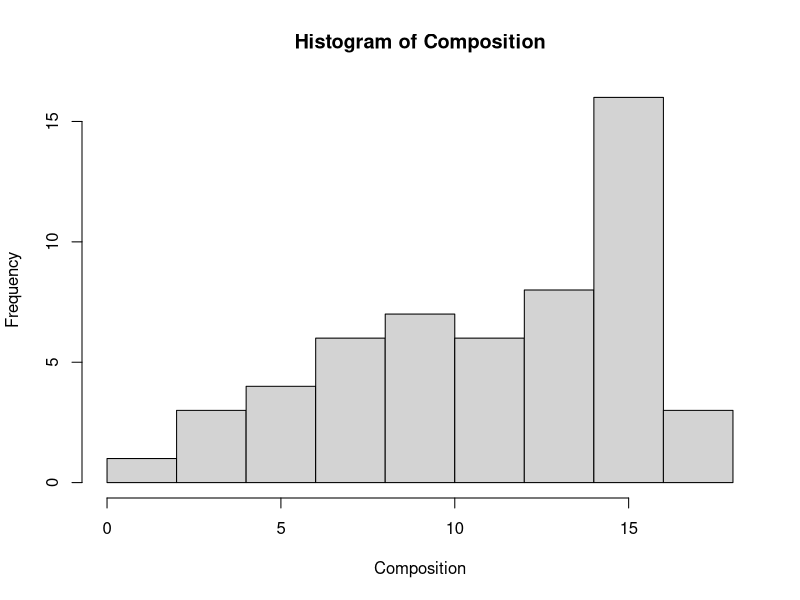
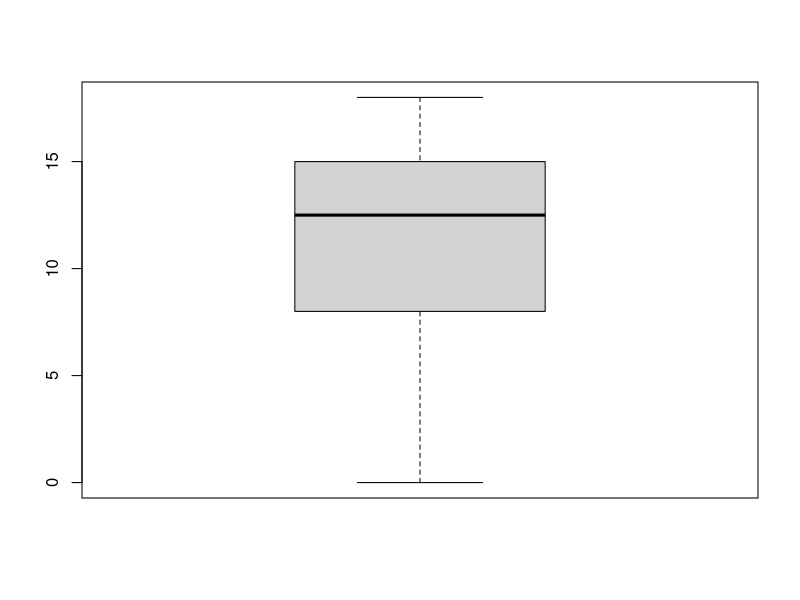
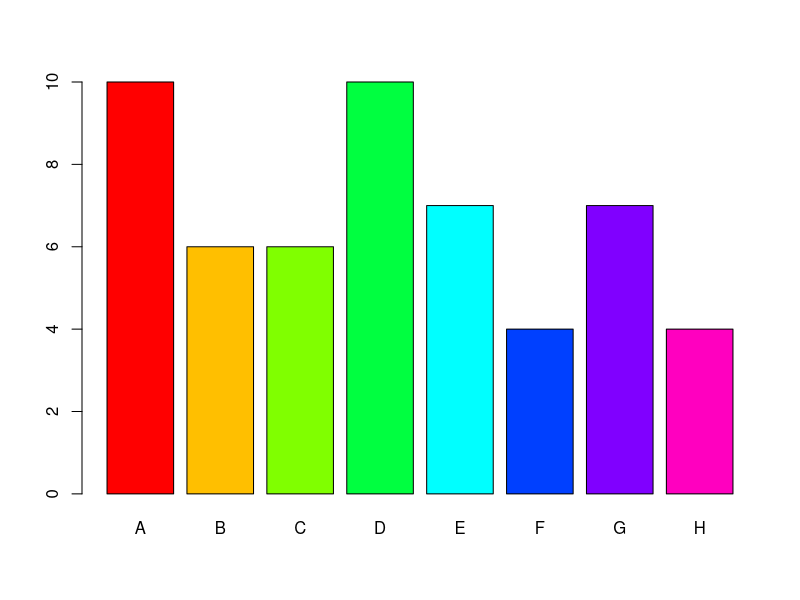
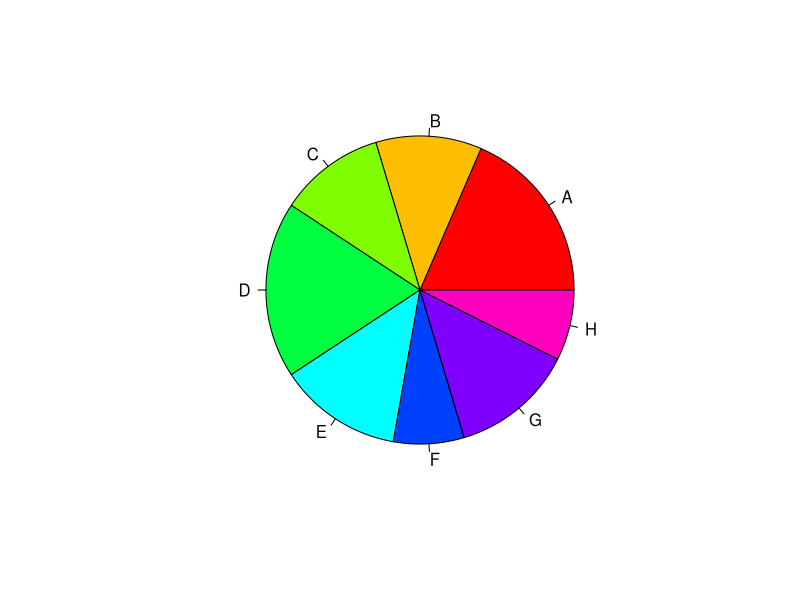
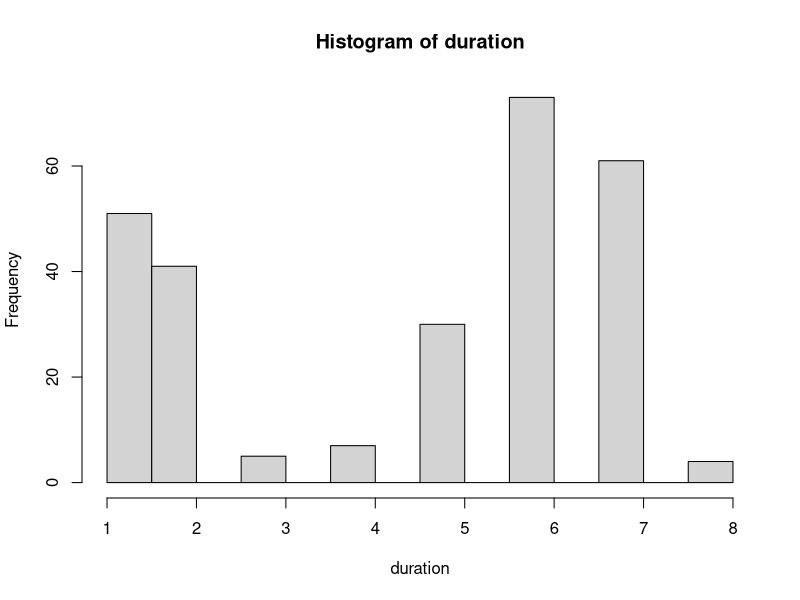
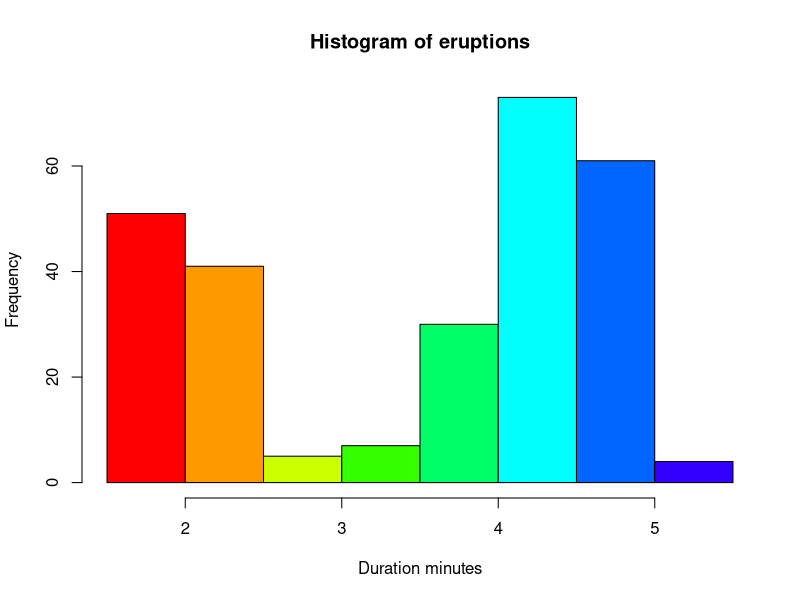
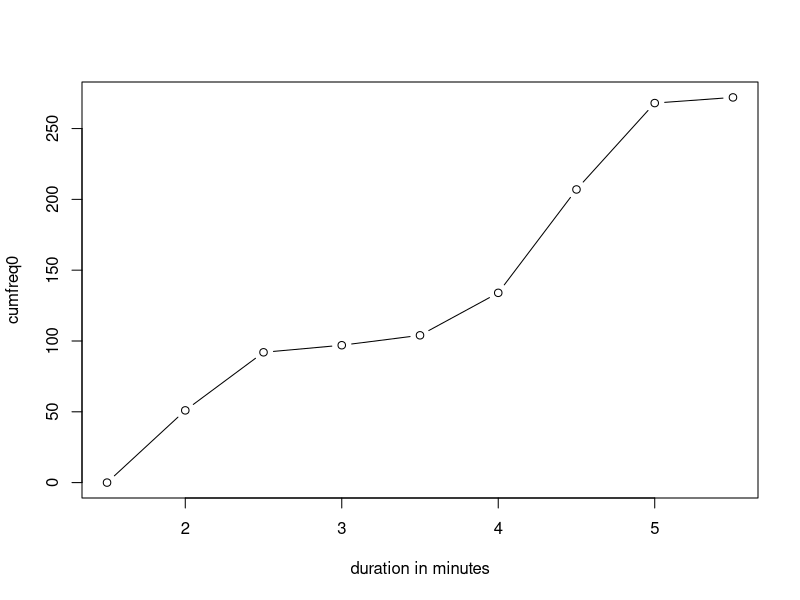
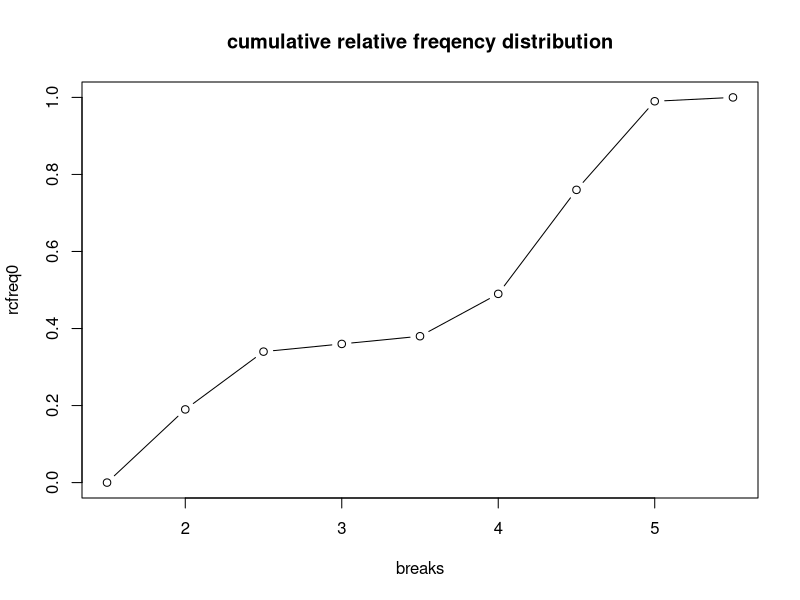

R code for these plots, in order: (Note: this script raises an error after producing the figures.)
# R Tutor.com
#here is the link http://www.r-tutor.com/elementary-statistics/qualitative-data
#analyzing qualitative data
#load data set belonging to MASS package
library(MASS)
painters
str(painters)
painters$School
table(painters$School)
attach(painters)
cbind(table(School))
names(painters)
hist(Composition)
summary(Composition)
boxplot(Composition, range=0)
painters[1:3,]
#relative frequency
rfreq=table(School)/length(School)
round(rfreq,2)
cbind(round(rfreq,3)*100)
table(Composition)
rfreqC=table(Composition)/length(Composition)
rfreqC
cbind(paste(round(rfreqC*100,2),"%"))
barplot(table(School),col=rainbow(8))
pie(table(School),col=rainbow(8))
a=subset(Composition, School=="C")
mean(a)
median(a)
sd(a)
#tapply is for doing the mean of the composition by school
tapply(Composition, School,mean)
tapply(Composition, School, max)
# percentage of painters whose color score is equal or above 14

a=length(subset(Colour, Colour>14))
a/length(Colour)
#Quantitative data
head(faithful)
str(faithful)
attach(faithful)
range(eruptions)
breaks=seq(1.5,5.5,0.5)
breaks
# we try to classify the data in the sequence
duration=cut(eruptions,breaks, right=FALSE)
duration
#this gives the frequency of the erruptions
table(duration)
cbind(table(duration))
length(eruptions)
sum(table(duration))
str(duration)
duration=as.numeric(duration)
hist(duration)
duration
freq=table(duration)
freq
hist(eruptions,right=FALSE,col=rainbow(10),xlab='Duration minutes')
rfreq=round(table(duration)/length(eruptions),3)
rfreq
cbind(freq,round(rfreq,3))
#cumulative freq distribution
#use the function cumsum to table 
cfreq=cumsum(table(duration))
cfreq
cbind(freq,rfreq,cfreq)
#cumulative freq graph
cumfreq0=c(0,cfreq)
plot(breaks,cumfreq0,xlab='duration in minutes',type="b")
#relative cumulative frequency distribution
rcfreq=round(cfreq/length(eruptions),2)
cbind(freq,rfreq,cfreq,rcfreq)
rcfreq0=c(0,rcfreq)
plot(breaks,rcfreq0,type="b",main="cumulative relative freqency distribution")
#alternatively use the built in function for relative cumulative freq distr called ecdf
fun=ecdf(eruptions)
plot(fun)
stem(eruptions)
names(faithful)
plot(eruptions, waiting)
#linear regression model
m=lm(waiting~eruptions,data=faithful)
summary(m)
plot(waiting~eruptions)
abline(m)     
##Numerical measures
m=mean(eruptions)
median(eruptions)
quantile(eruptions)
boxplot(eruptions)
quantile(eruptions,c(0.32,0.50,0.98))
range(eruptions)
IQR(eruptions)
#covariance
cov(eruptions,waiting)
#correlation
cor(eruptions,waiting)
library(e1071)
skewness(eruptions,waiting)
##probability distributions
#Binomial distributions
dbinom(4,12,0.2)
sum(dbinom(0:4,12,0.2))
#or we can use cumulative probability function
pbinom(4,12,0.2)
1-ppois(16,lambda = 12)
# select 10 random numbers between 1 , 3
runif(10, 1,3)
#exponential function
pexp(2,rate = 1/3)
pnorm(84,mean = 72,sd = 15.2)
pnorm(84,72,15.2,lower.tail = FALSE)
#Chi squared distribution
qchisq(0.95,df = 7)
# Student T distribution
qt(c(0.25,0.975),df = 5)
#F distribution
qf(0.95,df1 = 5,df2 = 2)
library(MASS)
head(survey)
?survey
attach(survey)
names(survey)
plot(Height,Wr.Hnd)
boxplot(Height~Exer)
plot(Height~Exer)
plot(Clap~W.Hnd)
mosaicplot(Clap~W.Hnd)
summary(survey)
mean(Height,na.rm=TRUE)
# given std dev = 9.48, find confidence interval
#Interval Estimate using known variance or SD
length(Height)
#omit the NAs
n=na.omit(Height)
length(n)
# standard error
SE=9.48/sqrt(length(n))
SE
#critical value
E=qnorm(0.975);E
ConU=mean(Height,na.rm=TRUE)+E*SE
ConU
ConL=mean(Height,na.rm=TRUE)-E*SE
rbind(ConU,ConL)
cbind(ConU,ConL)
#Alternatively the Confidence Interval can be calculated loading TeachingDemos Package
library(TeachingDemos)
z.test()
z.test(x = n,sd = 9.48)
# Confidence Interval estimate using unknown variance/ Sd- uSe T distribution
#calculate the sd of the sample
s=sd(n)
s
SE=s/sqrt(n)
SE
#either use the built in formula or the t test formula from TeachingDemo packages
t=t.test(x = n)
names(t)
t$conf.int
# given SD, Margin of error, find sampling size at 95% conf Interval
# ME= Critical value *SE
#SE=9.48/sqrt(n) where n is the sample
# n= cv^2*SD^2/E^2
n=1.96^2*9.48^2/1.2^2
n
# point estimate of population proportion
pop=na.omit(Sex)
table(pop)
table(pop)/length(pop)
perfem=0.5
# finding the margin of error and estimate interval of female student proportion
sE=sqrt(0.5*0.5/length(pop))
#Alternatively we can use the prop.test function from the TeachingDemo package
#finding #females
fem=sum(pop=="Female")
fem
n=length(pop)
prop.test(fem,n)
# Hypothesis testing
#Lower tail test of population mean with known variance
#Suppose the manufacturer claims that the mean lifetime of a light
#bulb is more than 10,000 hours. 
#In a sample of 30 light bulbs, it was found that they only 
#last 9,900 hours on average. Assume the population standard 
#deviation is 120 hours. At .05 significance level, can we reject the claim by the manufacturer?
s=120
n=30
se=s/sqrt(n)
mu=10000
xbar=9900
z=(xbar-mu)/se
z
crit=qnorm(0.05)
crit
# we calculate the p value using the function pnorm

pvalue=pnorm(z)
pvalue
#since p value is < 0.05. we reject the null hypothesis saying that mean life is >10000 units
#Suppose the food label on a cookie bag states that there is at most 2 grams of saturated fat in a single cookie. In a sample of 35 cookies, it is found that the mean amount of saturated fat per cookie is 2.1 grams. Assume that the population standard deviation is 0.25 grams. At .05 significance level, can we reject the claim on food label? 
mu0=2
n=35
xbar=2.1
a=0.05
s=0.25
#ho = at most 2 gms of saturated fat
#h1= more than 2 gms of saturated fat
se=s/sqrt(n)
z=(xbar-mu0)/se
z
#calculate p value
pval=pnorm(z,lower.tail=FALSE);pval
# as p value< significane level, we reject the null hypothesis
#Two tailed hypothesis testing with known variance
#Suppose the mean weight of King Penguins found in an Antarctic colony last year was 15.4 kg. In a sample of 35 penguins same time this year in the same colony, the mean penguin weight is 14.6 kg. Assume the population standard deviation is 2.5 kg. At .05 significance level, can we reject the null hypothesis that the mean penguin weight does not differ from last year? 
xbar=14.6
s=2.5
a=0.05
mu0=15.4
n=35
se=s/sqrt(n)
#h0= mean wt =15.4 kg
#h1= mean wt not equal to 15.4Kg
z=(xbar-mu0)/se;z
pval= 2*pnorm(z);pval
# as it is > 0.05 significance level, we fail to reject the null hypothesis
# lower tail test with unknown variance- use T distribution
# in all cases where the population SD is not given and we are assuming a sample standard deviation, we use the t test
#Suppose the manufacturer claims that the mean lifetime of a light bulb is more than 10,000 hours. In a sample of 30 light bulbs, it was found that they only last 9,900 hours on average. Assume the sample standard deviation is 125 hours. At .05 significance level, can we reject the claim by the manufacturer? 
mu0=10000
n=30
xbar=9900
s=125
se=s/sqrt(n);se
t=(xbar-mu0)/se;t
df=n-1;df
#ho= mean>10,000 hrs
#h1- mean less than 10,000 hrs
a=0.05
pval=pt(q = t,df = df)
pval
# as p value is very small and <a, we reject the null hypothesis in favor of alternative hypothesis
# upper tail test of population mean with unknow variance (use T distribution)
# Suppose the food label on a cookie bag states that there is at most 2 grams of saturated fat in a single cookie. In a sample of 35 cookies, it is found that the mean amount of saturated fat per cookie is 2.1 grams. Assume that the sample standard deviation is 0.3 gram. At .05 significance level, can we reject the claim on food label? 
xbar=2.1
mu0=2
s=0.3
a=0.05
n=35
se=s/sqrt(n)
se
z=(xbar-mu0)/se
z
df=n-1;df
# using t distribution and function, pt, upper tail test given by
1-pt(q = z,df)
#alternatively
pval=pt(z,df,lower.tail = FALSE)
#as pval <a, we reject the null hypothesis that the average fat content
#in the cookie is atmost 2 gms
# two tailed test of population mean with unknown variance
#Suppose the mean weight of King Penguins found in an Antarctic colony last year was 15.4 kg. In a sample of 35 penguins same time this year in the same colony, the mean penguin weight is 14.6 kg. Assume the sample standard deviation is 2.5 kg. At .05 significance level, can we reject the null hypothesis that the mean penguin weight does not differ from last year? 
mu0=15.4
n=35
xbar=14.6
s=2.5
a=0.5
#ho=mean penguin wt does not differ from last year
#h1= mean penguin wt differs from last year
se=s/sqrt(n)
df=n-1
z=(xbar-mu0)/se;z
#calculate pval
pval=2*pt(z,df)
pval
# since pval is >a, we fail to reject the null hypothesis
# lower tail test of population proportion
#Suppose 60% of citizens voted in last election. 85 out of 148 people in a telephone survey said that they voted in current election. At 0.5 significance level, can we reject the null hypothesis that the proportion of voters in the population is above 60% this year? 
mu0=0.6
xbar=85/148
xbar
a=0.05
#h0= population of citizens voting this year >=60%
#h1= % population voting this year <60%
# note that the population/sample standard deviation is not provided
n=148
se=sqrt(mu0*(1-mu0)/n);se
# critical value 
z=(xbar-mu0)/se;z
pval=pnorm(z)
pval
# as pval > a, we fail to reject the null hypothesis that population of voters is > 60% this year
#Alternative solution for p value
prop.test(85,148,p = 0.6,alternative = "less",correct=FALSE)
# upper tail for population proportion
#Suppose that 12% of apples harvested in an orchard last year was rotten. 30 out of 214 apples in a harvest sample this year turns out to be rotten. At .05 significance level, can we reject the null hypothesis that the proportion of rotten apples in harvest stays below 12% this year? 
mu0=0.12
xbar=30/214;xbar
a=0.05
n=214
se=sqrt(mu0*(1-mu0)/n);se
#h0- proportion of apples that turn rotton will remain below 12% this year
#h1- proportion of apples that turn rotten will be more that 12% this year
z=(xbar-mu0)/se
z
pval=pnorm(z,lower.tail = FALSE)
pval
# as pval >a, we fail to reject the null hypothesis
#alternative method, using prop.test function
prop.test(30,214,p=0.12,alt="greater",correct=FALSE)
# two tailed test of population proportion
#Suppose a coin toss turns up 12 heads out of 20 trials. At .05 significance level, can one reject the null hypothesis that the coin toss is fair? 
n=20
p0=0.5
#h0- coin toss is fair, the mean is 0.5
#h1- unfair coin, the mean is <> 0.5
se=sqrt(p0*(1-p0)/n);se
xbar=12/20;xbar
z=(xbar-p0)/se
z
pval=2*pnorm(z,lower.tail=FALSE)
pval
#pval > a, we fail to reject the null hypothesis that the coin is fair
#alternative solution using prop.test function
prop.test(12,20,p=0.5,correct=FALSE)
#Type II error in lower tail tet of population mean with known variance
#Suppose the manufacturer claims that the mean lifetime of a light bulb is more than 10,000 hours. Assume actual mean light bulb lifetime is 9,950 hours and the population standard deviation is 120 hours. At .05 significance level, what is the probability of having type II error for a sample size of 30 light bulb? 
n=30
s=120
a=0.05
xbar=9950
mu0=  10000
se=s/sqrt(n);s
se
#lower bound of the sample mean for which null hypothesis mu>10000 would not be rejected
q=qnorm(p = 0.05,mean = mu0,sd=se)
q
# so if the sample mean is above 9964, the null hypothesis will not be rejected, the probability of getting a number 9964 is
pnorm(q,mean = 9950,sd=se,lower.tail=FALSE)
#if the actual mean is 9965
pnorm(9965,9950,se,lower.tail=FALSE)
#type 11 error in the uppertail test with known variance
#Suppose the food label on a cookie bag states that there is at most 2 grams of saturated fat in a single cookie. Assume the actual mean amount of saturated fat per cookie is 2.09 grams, and the population standard deviation is 0.25 grams. At .05 significance level, what is the probability of having type II error for a sample size of 35 cookies? 
n=35
s=0.25
mu=2
xbar=2.09
a=0.05
se=s/sqrt(n)
se
# upper bound of sample mean for which the null hypothesis at mu<=2 will not be rejected
q=qnorm(a,mean = mu,sd = se,lower.tail=FALSE)
q
# as long the mean is below 2.06, the null hypothesis will not be rejected
#probability of mean remaining below 2.09
pnorm(q,2.09,sd = se)
#probability of testng a type 2 error is 31.4% and power of hypothesis is 68.6%
#for 2.075 gms, what is probability of a type 11 error
pnorm(2.075,2.09,se)
# type II error in two tailed test of population mean with known variance
# ie. the pvalue is not significant enough to reject the null hypothesis even though the true population mean is significantly different from sample mean
#Suppose the mean weight of King Penguins found in an Antarctic colony last year was 15.4 kg. Assume the actual mean population weight is 15.1 kg, and the population standard deviation is 2.5 kg. At .05 significance level, what is the probability of having type II error for a sample size of 35 penguins?
mu0=15.4
xbar=15.1
s=2.5
a=0.05
n=35
#null hypothesis says that the sample mean = population mean
#type II error occurs if we fail to reject the null hypotheis even though the sample weight is <> population weight
se=s/sqrt(n)
se
# weight for which null hypothesis should be rejected
#we have to find the confidence interval in which null hypothesis of 15.4 kg will not be rejected
I=c(a/2,1-a/2)
q=qnorm(I,mean=mu0,se)
q
# as long the sample mean is between 14.5 and 16.2 , the null hypothesis will not be rejected
# since the actual mean is 15.1kg, we find the probability at both these end points
p=pnorm(q,xbar,se)
p
#the probability is the difference between these two points
diff(p)
#probabiity of having a typeII error is 89.1%  and the power
# of hypothesis testing is 10.9%
#Type II error in the lower tail test of population mean with unknown variance
# in lower tail test, the true population mean is greater than the hypothesized mean
#we'll use the student T distribution since variance is unknown
# same light bulb example
mu=10000
n=30
# sample standard deviation
s=125
xbar=9950
a=0.05
# standard estimate
se=s/sqrt(n)
se
# compute the lower bound of sample means
q=mu+qt(a,n-1)*se;q
# Estimate inference about two populations
#Population means between two samples from the same population- also called t paired test
library(MASS)
head(immer)
# to find the 95% confidence interval of the difference in the mean barley yields between years 1931 and 1932, we use the t.test function
attach(immer)
t.test(x = Y1,y = Y2,paired = TRUE)
#Population means between two samples from independent population- called unpaired t- test
mtcars
attach(mtcars)
length(mpg)
names(mtcars)
head(mtcars)
am[5]
am[1:5]
boxplot(mpg, range=0, horizontal=TRUE)
boxplot(mpg~am)
# find 95% confidence interval in the gas mileage of manual and automatic transmission
# gas mileage for auto transmission
a=subset(mtcars,am=="0")
head(a$mpg)
mean(a$mpg)
o=subset(mtcars, am=="1")
mean(o$mpg)
summary(mpg)
#now find the 95% confidence interval using t unpaired test
t.test(a$mpg,o$mpg,paired = FALSE)
#alternatively, 
t.test(mpg~am,data=mtcars)
#Comparison of two population proportions- distinct populations
head(quine)
attach(quine)
table(Eth, Sex)
# assuming that the data follows the normal distribution, find
#95% confidence interval between female proportion of Ab students and female proportion of non-ab students 
#we use prop.test function to compute the difference in female proportion
